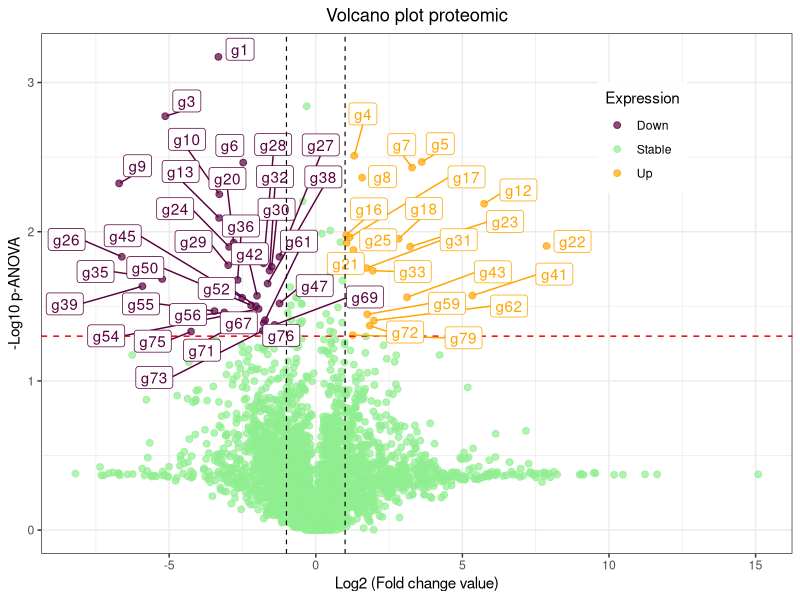

Write the R code that produced this figure.
#Volcano Plot

#Description: When analyzing data for RNA based gene expression profiling (GEP) 
#the volcano plot illustrates the log[10]-transformed adjusted p-Value against 
#the log-fold change for each probe in the assay, this tool will provide 
#visualization of such results. Each point on the graph represents a gene. 
#The log2-fold differences between the groups are plotted on the x-axis and the
#-log10 p-value differences are plotted on the y-axis. The horizontal dashed 
#line represents the significance threshold specified in the analysis, usually
#derived using a multiple testing correction.

#Author: Mauricio Flores Valdez

#Version: 17-11-2023

#Packages:

library(ggplot2)
library(tidyverse)
library(ggrepel)
library(ggthemes)

#Input file:

proteomica <- read.csv("ExampleVolcano.csv")

#Code:

proteomica <- proteomica%>%
  mutate(Expression = if_else(Anova..p. < 0.05 & abs(Log.2.FX.Ctl) > 1,
                             if_else(Log.2.FX.Ctl > 1, "Up", "Down"),
                             "Stable"))  
proteomica$Log.2.FX.Ctl <- as.numeric(proteomica$Log.2.FX.Ctl)


ggplot(data=proteomica,
       aes(x = Log.2.FX.Ctl, y = p.Value, 
       label=ifelse(p.Value>1.3 & Log.2.FX.Ctl> 1.0 | p.Value>1.3 & Log.2.FX.Ctl< -1.0,as.character(Filler),''),
       colour = Expression))+
  geom_point(alpha = .7, size = 2)+  
  geom_hline(yintercept = 1.3, lty = 2, col= "red", lwd= .5)+
  geom_label_repel(force= 5, max.overlaps = Inf, show.legend = FALSE)+
  
  scale_color_manual(values = c("#58003d","lightgreen","orange")) +
  
  geom_vline(xintercept = c(-1,1), lty = 2, col= "black", lwd = .4)+
  
  labs(x= "Log2 (Fold change value)",
       y= "-Log10 p-ANOVA", 
       title = "Volcano plot proteomic")+
  theme_bw()+
   
  guides(colour = guide_legend(override.aes = list(size=2.0)))+
 
  theme(plot.title = element_text(hjust = 0.5), legend.position = c(0.8, 0.8))

 
